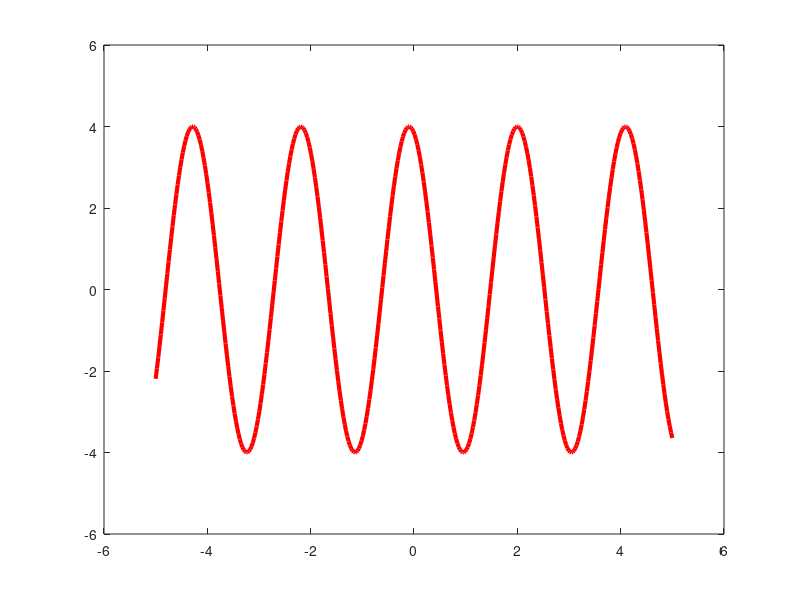

This figure's MATLAB source: (Note: this script raises an error after producing the figure.)
% Anush Rathod
% 09/17/2021
% ECE202 F21, MATLAB excercise M4 part(b)
% plotting Shifted sinusoid

clear
clf

%----- setting up array and values for x and g(x)---------
x = linspace(-5, 5, 400); % length array, in m
gx = 4*cos(3*(x-2)); % shifted sinusoid values

%----- plotting the graphs------
plot(x, gx, 'r', 'LineWidth', 3)  % thick red line
ylim([-6 6])


%------ labeling the axes-------
ax = gca; ax.FontSize = 12;
xlabel('x (m)', 'FontSize', 15)
ylabel('g(x)', 'FontSize', 15)
title('ECE202 M4 part(b)- Shifted Sinusoid', 'FontSize', 18)

grid on
